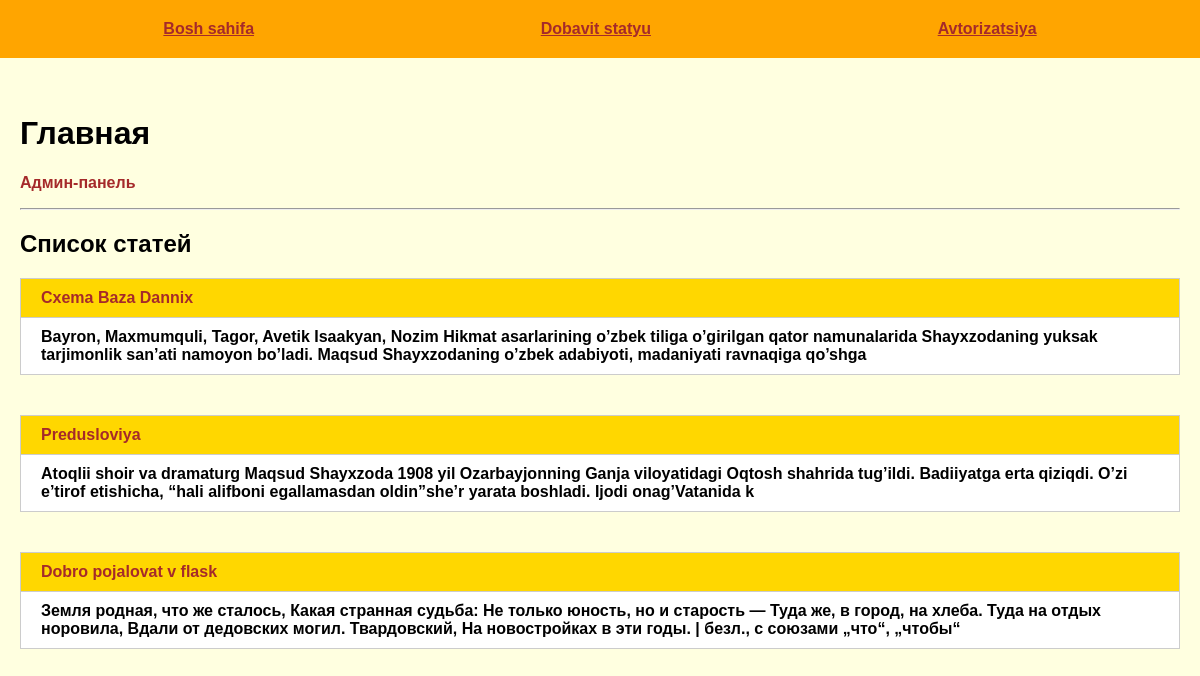
The page / on the database its author committed.
### tables this page shows
CREATE TABLE mainmenu(
id INTEGER PRIMARY KEY AUTOINCREMENT,
title TEXT NOT NULL,
url TEXT NOT NULL
);

CREATE TABLE posts(
id INTEGER PRIMARY KEY AUTOINCREMENT,
title TEXT NOT NULL,
text TEXT NOT NULL,
url TEXT NOT NULL,
time INTEGER NOT NULL
);

### first.py (the view)
@app.route("/")
def index():
    return render_template("index.html", title="Главная", menu=dbase.get_menu(), posts=dbase.get_post_anonce())

### FDataBase.py (called while the page is built)
    def get_menu(self):
        sql = 'SELECT * FROM mainmenu'
        try:
            self.__cur.execute(sql)
            res = self.__cur.fetchall()
            if res:
                return res
        except IOError:
            print("Ошибка чтения из БД")
        return []

    def get_post_anonce(self):
        try:
            self.__cur.execute(f"SELECT id, title, text, url FROM posts ORDER BY time DESC")
            res = self.__cur.fetchall()
            if res:
                return res
        except sqlite3.Error as e:
            print("Ошибка добавления статьи в БД " + str(e))
        return []

### first.py (called while the page is built)
def connect_db():
    con = sqlite3.connect(app.config['DATABASE'])
    con.row_factory = sqlite3.Row
    return con

def get_db():
    if not hasattr(g, 'link_db'):
        g.link_db = connect_db()
    return g.link_db

@app.before_request
def before_request():
    global dbase
    db = get_db()
    dbase = FDataBase(db)

### templates/index.html
{% extends 'base.html' %}
{% block content %}
{{ super() }}
<p><a href="{{ url_for('admin.index') }}">Админ-панель</a></p>
<hr>
<h2>Список статей</h2>
<ul>
    {% for p in posts %}
    <li>
        <p class="title"><a href="{{ url_for('show_post', alias=p.url) }}">{{p.title}}</a></p>
        <div class="annonce">{{ p.text[:240] | striptags }}</div>
    </li>
    {% endfor %}
</ul>
{% endblock %}

### templates/base.html (shortened to what this page needs)
<!DOCTYPE html>
<html lang="en">
<head>
    <link rel="stylesheet" href="{{ url_for('static', filename='css/style.css') }}">
</head>
<body>
    {% block content %}
        {% block mainmenu %}
            <ul class="menu">
                {% for m in menu %}
                    <li><a href="{{ m.url }}">{{ m.title }}</a></li>
                {% endfor %}
            </ul>
        {% endblock mainmenu %}
        <div class="content">
        {% if title %}
        <h1>{{ title }}</h1>
        {% else %}
        <h1>Pro Flask</h1>
        {% endif %}
    {% endblock content %}
        </div>
</body>
</html>

### static/css/style.css (style rules this page uses)
body { background: lightyellow; margin: 0; padding: 0; font-family: Verdana, Geneva, Tahoma, sans-serif; }
.menu { display: flex; justify-content: space-around; list-style: none; background: orange; padding: 20px; margin-top: 0; }
.menu a { font-weight: bold; color: brown; }
.content { margin: 0 auto; max-width: 1200px; padding: 20px; box-sizing: border-box; }
ul { list-style: none; padding: 0; }
p>a { text-decoration: none; color: brown; }
li>p, li div { border: 1px solid #CCC; padding: 10px 20px; }
p.title { margin: 0; font-weight: bold; background: gold; }
p.title a { display: block; }
.annonce { margin-top: -1px; margin-bottom: 40px; background: #FFF; }
.content { margin: 0 auto; max-width: 1200px; padding: 20px; font-weight: bold; box-sizing: border-box; }
.annonce { margin-top: -1px; margin-bottom: 40px; background: white; }

### rows shown on the page
mainmenu: title "Bosh sahifa"
mainmenu: title "Dobavit statyu"
mainmenu: title "Avtorizatsiya"
posts: title "Cxema Baza Dannix", text "Bayron, Maхmumquli, Tagor, Avеtik Isaakyan, Nozim Hikmat asarlarining o’zbеk tiliga o’girilgan qator namunalarida Shayхzodaning yuksak tarjimonlik san’ati namoyon bo’ladi. Maqsud Shayхzodaning o’zbеk adabiyoti, madaniyati ravnaqiga qo’shga"
posts: title "Predusloviya", text "Atoqlii shoir va dramaturg Maqsud Shayхzoda 1908 yil Ozarbayjonning Ganja viloyatidagi Oqtosh shahrida tug’ildi. Badiiyatga еrta qiziqdi. O’zi е’tirof еtishicha, “hali alifboni еgallamasdan oldin”shе’r yarata boshladi. Ijodi onag’Vatanida k"
posts: title "Dobro pojalovat v flask", text "Земля родная, что же сталось, Какая странная судьба: Не только юность, но и старость — Туда же, в город, на хлеба. Туда на отдых норовила, Вдали от дедовских могил. Твардовский, На новостройках в эти годы. | безл., с союзами „что“, „чтобы“"

### other values the page prints
{{ title }} "Главная"
